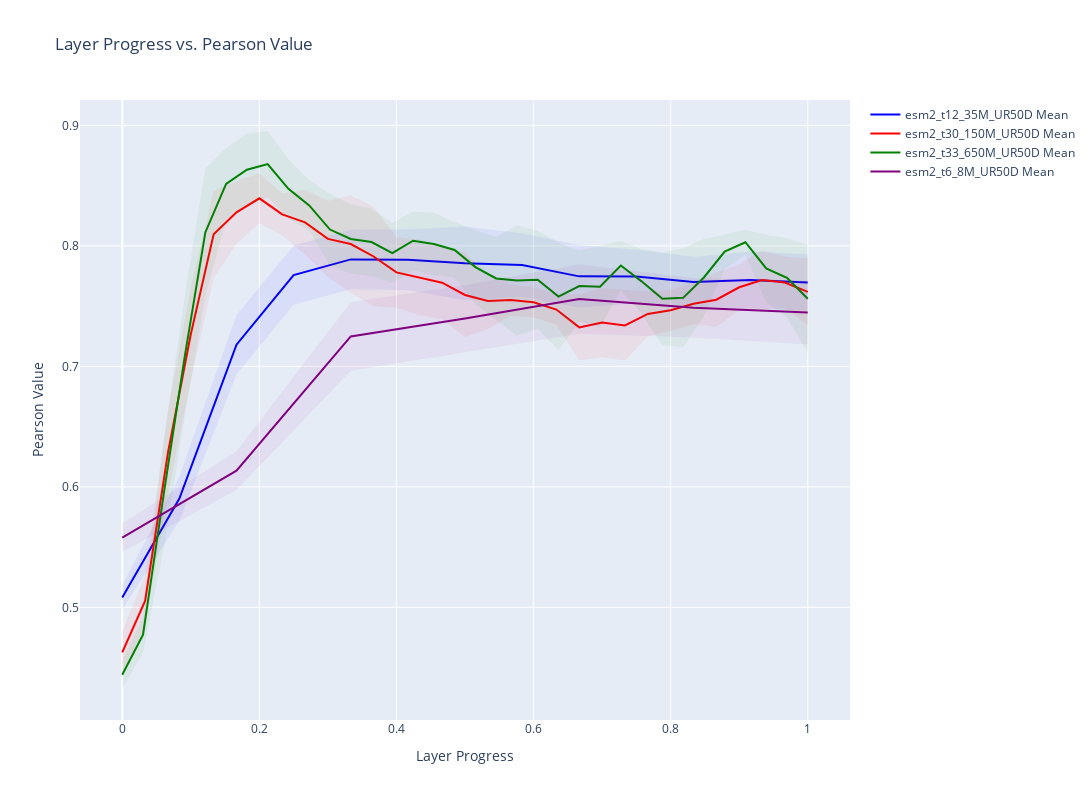

Source (notebook cell):
### Code cell
import plotly.graph_objects as go

# Colors for different models as RGB tuples
colors = [
    (0, 0, 255),  # blue
    (255, 0, 0),  # red
    (0, 128, 0),  # green
    (128, 0, 128),  # purple
    (255, 165, 0),  # orange
    (0, 255, 255),  # cyan
    # ... add more colors if needed
]

window = 3

fig = go.Figure()

for i, (name, df_i) in enumerate(df.groupby("model_name")):
    color = colors[i % len(colors)]  # Cycle through colors if there are more models than colors

    grouped = df_i.groupby("layer_prog")["val/pearson"].agg(["mean", "std"]).fillna(0)
    for col in ['mean', "std"]:
        grouped[col] = grouped[col].rolling(window=window, center=True, min_periods=1).mean()

    # Line for mean value
    fig.add_trace(
        go.Scatter(
            x=grouped.index,
            y=grouped["mean"],
            mode="lines",
            line=dict(color=f"rgb{color}"),
            name=f"{name} Mean",
        )
    )

    fig.add_trace(
        go.Scatter(
            x=grouped.index.tolist() + grouped.index.tolist()[::-1],
            y=(grouped["mean"] - grouped["std"]).tolist() + (grouped["mean"] + grouped["std"]).tolist()[::-1],
            fill="toself",
            fillcolor=f"rgba({color[0]},{color[1]},{color[2]},0.06)",
            line=dict(color="rgba(255,255,255,0)"),
            name=f"{name} Std Dev",
            showlegend=False,
            hoverinfo="skip",
        )
    )

fig.update_layout(
    title="Layer Progress vs. Pearson Value",
    xaxis_title="Layer Progress",
    yaxis_title="Pearson Value",
    showlegend=True,
    width=1300,
    height=800,
)

fig.show()
